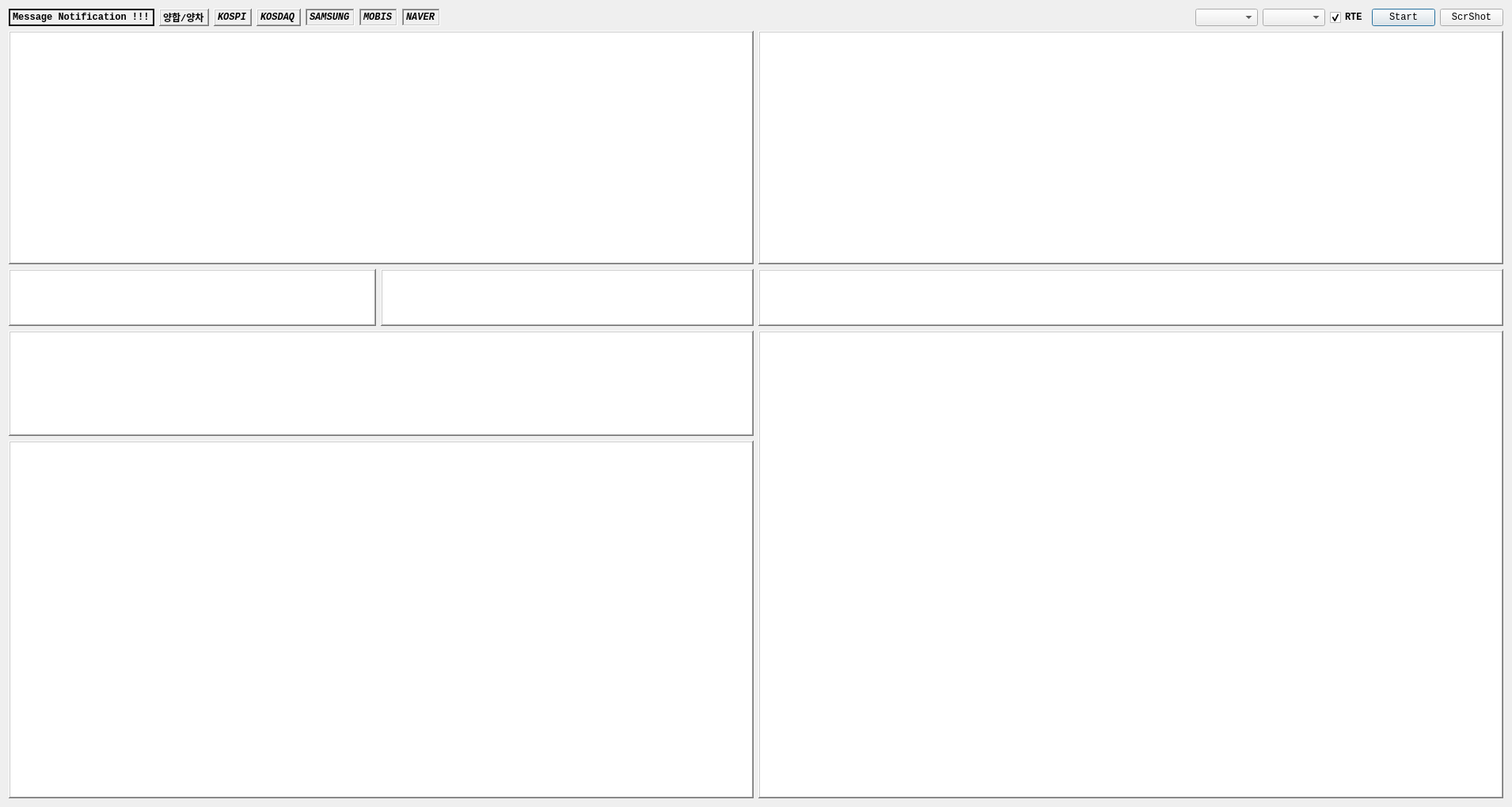
<?xml version="1.0" encoding="UTF-8"?>
<ui version="4.0">
 <class>Dialog</class>
 <widget class="QDialog" name="Dialog">
  <property name="geometry">
   <rect>
    <x>0</x>
    <y>0</y>
    <width>1910</width>
    <height>1020</height>
   </rect>
  </property>
  <property name="font">
   <font>
    <family>Consolas</family>
    <pointsize>9</pointsize>
    <weight>75</weight>
    <bold>true</bold>
   </font>
  </property>
  <property name="windowTitle">
   <string>당월물 선물옵션 전광판</string>
  </property>
  <layout class="QVBoxLayout" name="verticalLayout_3">
   <item>
    <layout class="QVBoxLayout" name="verticalLayout_2" stretch="0,50,6,100">
     <item>
      <layout class="QHBoxLayout" name="horizontalLayout">
       <item>
        <widget class="QLabel" name="label_msg">
         <property name="font">
          <font>
           <weight>75</weight>
           <italic>false</italic>
           <bold>true</bold>
          </font>
         </property>
         <property name="frameShape">
          <enum>QFrame::WinPanel</enum>
         </property>
         <property name="text">
          <string>Message Notification !!!</string>
         </property>
        </widget>
       </item>
       <item>
        <widget class="QLabel" name="label_atm">
         <property name="frameShape">
          <enum>QFrame::WinPanel</enum>
         </property>
         <property name="frameShadow">
          <enum>QFrame::Raised</enum>
         </property>
         <property name="text">
          <string>양합/양차</string>
         </property>
        </widget>
       </item>
       <item>
        <widget class="QLabel" name="label_kospi">
         <property name="font">
          <font>
           <family>Consolas</family>
           <weight>75</weight>
           <italic>true</italic>
           <bold>true</bold>
          </font>
         </property>
         <property name="frameShape">
          <enum>QFrame::WinPanel</enum>
         </property>
         <property name="frameShadow">
          <enum>QFrame::Raised</enum>
         </property>
         <property name="text">
          <string>KOSPI</string>
         </property>
        </widget>
       </item>
       <item>
        <widget class="QLabel" name="label_kosdaq">
         <property name="font">
          <font>
           <family>Consolas</family>
           <weight>75</weight>
           <italic>true</italic>
           <bold>true</bold>
          </font>
         </property>
         <property name="frameShape">
          <enum>QFrame::WinPanel</enum>
         </property>
         <property name="frameShadow">
          <enum>QFrame::Raised</enum>
         </property>
         <property name="text">
          <string>KOSDAQ</string>
         </property>
        </widget>
       </item>
       <item>
        <widget class="QLabel" name="label_samsung">
         <property name="font">
          <font>
           <family>Consolas</family>
           <weight>75</weight>
           <italic>true</italic>
           <bold>true</bold>
          </font>
         </property>
         <property name="frameShape">
          <enum>QFrame::WinPanel</enum>
         </property>
         <property name="frameShadow">
          <enum>QFrame::Sunken</enum>
         </property>
         <property name="text">
          <string>SAMSUNG</string>
         </property>
         <property name="margin">
          <number>0</number>
         </property>
        </widget>
       </item>
       <item>
        <widget class="QLabel" name="label_mobis">
         <property name="font">
          <font>
           <family>Consolas</family>
           <weight>75</weight>
           <italic>true</italic>
           <bold>true</bold>
          </font>
         </property>
         <property name="frameShape">
          <enum>QFrame::WinPanel</enum>
         </property>
         <property name="frameShadow">
          <enum>QFrame::Sunken</enum>
         </property>
         <property name="text">
          <string>MOBIS</string>
         </property>
        </widget>
       </item>
       <item>
        <widget class="QLabel" name="label_naver">
         <property name="font">
          <font>
           <family>Consolas</family>
           <weight>75</weight>
           <italic>true</italic>
           <bold>true</bold>
          </font>
         </property>
         <property name="frameShape">
          <enum>QFrame::WinPanel</enum>
         </property>
         <property name="frameShadow">
          <enum>QFrame::Sunken</enum>
         </property>
         <property name="text">
          <string>NAVER</string>
         </property>
        </widget>
       </item>
       <item>
        <spacer name="horizontalSpacer">
         <property name="orientation">
          <enum>Qt::Horizontal</enum>
         </property>
         <property name="sizeHint" stdset="0">
          <size>
           <width>40</width>
           <height>20</height>
          </size>
         </property>
        </spacer>
       </item>
       <item>
        <widget class="QComboBox" name="comboBox1"/>
       </item>
       <item>
        <widget class="QComboBox" name="comboBox2"/>
       </item>
       <item>
        <widget class="QCheckBox" name="checkBox_realtime">
         <property name="font">
          <font>
           <family>Consolas</family>
           <weight>75</weight>
           <bold>true</bold>
          </font>
         </property>
         <property name="text">
          <string>RTE</string>
         </property>
         <property name="checked">
          <bool>true</bool>
         </property>
        </widget>
       </item>
       <item>
        <widget class="QPushButton" name="pushButton_add">
         <property name="maximumSize">
          <size>
           <width>100</width>
           <height>16777215</height>
          </size>
         </property>
         <property name="font">
          <font>
           <family>Consolas</family>
           <weight>50</weight>
           <bold>false</bold>
          </font>
         </property>
         <property name="text">
          <string>Start</string>
         </property>
        </widget>
       </item>
       <item>
        <widget class="QPushButton" name="pushButton_remove">
         <property name="maximumSize">
          <size>
           <width>100</width>
           <height>16777215</height>
          </size>
         </property>
         <property name="font">
          <font>
           <family>Consolas</family>
           <weight>50</weight>
           <bold>false</bold>
          </font>
         </property>
         <property name="text">
          <string> ScrShot </string>
         </property>
        </widget>
       </item>
      </layout>
     </item>
     <item>
      <layout class="QHBoxLayout" name="horizontalLayout_2">
       <item>
        <widget class="QTableWidget" name="tableWidget_call">
         <property name="font">
          <font>
           <family>Consolas</family>
           <weight>50</weight>
           <bold>false</bold>
          </font>
         </property>
         <property name="frameShape">
          <enum>QFrame::WinPanel</enum>
         </property>
         <property name="frameShadow">
          <enum>QFrame::Raised</enum>
         </property>
         <property name="lineWidth">
          <number>1</number>
         </property>
        </widget>
       </item>
       <item>
        <widget class="QTableWidget" name="tableWidget_put">
         <property name="font">
          <font>
           <family>Consolas</family>
           <weight>50</weight>
           <bold>false</bold>
          </font>
         </property>
         <property name="frameShape">
          <enum>QFrame::WinPanel</enum>
         </property>
         <property name="frameShadow">
          <enum>QFrame::Raised</enum>
         </property>
         <property name="lineWidth">
          <number>1</number>
         </property>
        </widget>
       </item>
      </layout>
     </item>
     <item>
      <layout class="QHBoxLayout" name="horizontalLayout_3" stretch="987,1000,2000">
       <item>
        <widget class="QTextBrowser" name="textBrowser">
         <property name="font">
          <font>
           <family>Consolas</family>
           <weight>75</weight>
           <bold>true</bold>
          </font>
         </property>
         <property name="frameShape">
          <enum>QFrame::WinPanel</enum>
         </property>
         <property name="frameShadow">
          <enum>QFrame::Raised</enum>
         </property>
        </widget>
       </item>
       <item>
        <widget class="QTableWidget" name="tableWidget_supply">
         <property name="font">
          <font>
           <family>Consolas</family>
          </font>
         </property>
         <property name="frameShape">
          <enum>QFrame::WinPanel</enum>
         </property>
         <property name="frameShadow">
          <enum>QFrame::Raised</enum>
         </property>
        </widget>
       </item>
       <item>
        <widget class="QTableWidget" name="tableWidget_quote">
         <property name="font">
          <font>
           <family>Consolas</family>
           <weight>50</weight>
           <bold>false</bold>
          </font>
         </property>
         <property name="frameShape">
          <enum>QFrame::WinPanel</enum>
         </property>
         <property name="frameShadow">
          <enum>QFrame::Raised</enum>
         </property>
        </widget>
       </item>
      </layout>
     </item>
     <item>
      <layout class="QHBoxLayout" name="horizontalLayout_4">
       <item>
        <layout class="QVBoxLayout" name="verticalLayout" stretch="59,200">
         <item>
          <widget class="QTableWidget" name="tableWidget_fut">
           <property name="font">
            <font>
             <family>Consolas</family>
             <weight>50</weight>
             <bold>false</bold>
            </font>
           </property>
           <property name="frameShape">
            <enum>QFrame::WinPanel</enum>
           </property>
           <property name="frameShadow">
            <enum>QFrame::Raised</enum>
           </property>
          </widget>
         </item>
         <item>
          <widget class="PlotWidget" name="Plot_Fut">
           <property name="font">
            <font>
             <family>Consolas</family>
             <weight>75</weight>
             <italic>true</italic>
             <bold>true</bold>
            </font>
           </property>
           <property name="frameShape">
            <enum>QFrame::WinPanel</enum>
           </property>
           <property name="frameShadow">
            <enum>QFrame::Raised</enum>
           </property>
          </widget>
         </item>
        </layout>
       </item>
       <item>
        <widget class="PlotWidget" name="Plot_Opt">
         <property name="font">
          <font>
           <family>Consolas</family>
           <weight>75</weight>
           <italic>true</italic>
           <bold>true</bold>
          </font>
         </property>
         <property name="frameShape">
          <enum>QFrame::WinPanel</enum>
         </property>
         <property name="frameShadow">
          <enum>QFrame::Raised</enum>
         </property>
        </widget>
       </item>
      </layout>
     </item>
    </layout>
   </item>
  </layout>
 </widget>
 <customwidgets>
  <customwidget>
   <class>PlotWidget</class>
   <extends>QGraphicsView</extends>
   <header>pyqtgraph</header>
  </customwidget>
 </customwidgets>
 <resources/>
 <connections>
  <connection>
   <sender>pushButton_add</sender>
   <signal>clicked()</signal>
   <receiver>Dialog</receiver>
   <slot>AddCode()</slot>
   <hints>
    <hint type="sourcelabel">
     <x>457</x>
     <y>20</y>
    </hint>
    <hint type="destinationlabel">
     <x>458</x>
     <y>-8</y>
    </hint>
   </hints>
  </connection>
  <connection>
   <sender>pushButton_remove</sender>
   <signal>clicked()</signal>
   <receiver>Dialog</receiver>
   <slot>RemoveCode()</slot>
   <hints>
    <hint type="sourcelabel">
     <x>496</x>
     <y>20</y>
    </hint>
    <hint type="destinationlabel">
     <x>461</x>
     <y>-22</y>
    </hint>
   </hints>
  </connection>
 </connections>
 <slots>
  <slot>AddCode()</slot>
  <slot>RemoveCode()</slot>
 </slots>
</ui>
